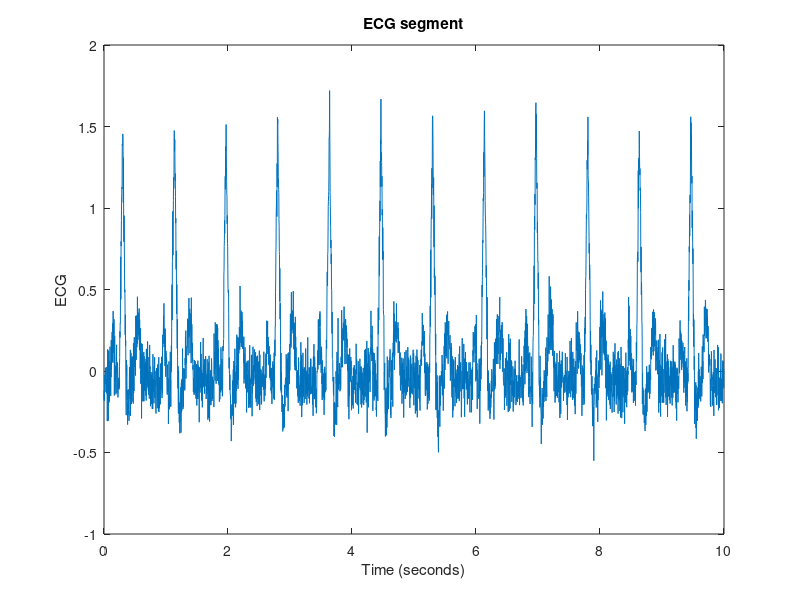

Reproduce this figure in MATLAB.
load('ecg_data.mat');
time_each_sample=(0:1:length(ecg_signal)-1)/fs; % time vector for the whole signal 
N=10*fs; %number of samples in first 10 seconds 
ecg_segment=ecg_signal(1:1:N); % the used data in first 10 seconds
time=time_each_sample(1:1:N); % % time vector for the first 10 seconds of the signal
figure (1)
plot(time,ecg_segment)
xlabel('Time (seconds)');
ylabel('ECG');
title('ECG segment');
save('ecg_segment.mat','ecg_segment','N','time_each_sample'); 
% save the first 10 seconds segment to be reused in other tasks
